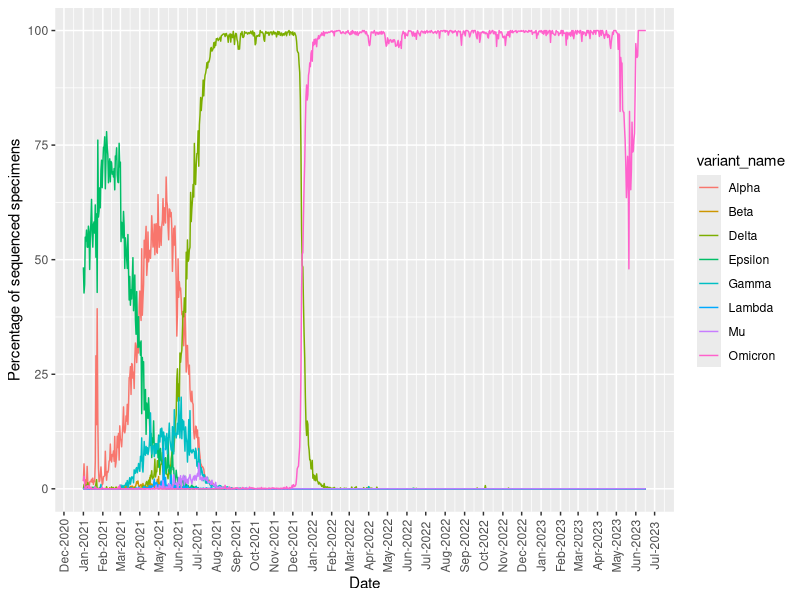

R code for this plot:
## ---- chunk 1
1 + 1
## ---- chunk 2
covid <-read.csv(file = 'covid19_variants.csv')

date = covid[1]
test_date = date[1:8980,]
date_obj = as.Date(test_date)
variant = covid[4]
percentage = covid[6]

df <- data.frame(date = date_obj, values = percentage, variants = variant)
df
## ---- chunk 3
library(lubridate)
library(tidyverse)

final <- df %>%
  group_by(month = lubridate::floor_date(date, "month"),variant_name) %>%
  summarize(summary_variable = mean(percentage))
## ---- chunk 4
df2 <- df[- grep("Other", df$variant_name),]
df3 <- df2[- grep("Total", df2$variant_name),]
## ---- chunk 5
percentage_plot <- ggplot(df3,aes(x = date, y = percentage))

percentage_plot + geom_line(aes(color = variant_name)) + theme(axis.text.x = element_text(angle = 90, vjust = 0.5)) + scale_x_date(date_breaks = "1 month",date_labels = "%b-%Y") +
  labs(x= "Date", y= "Percentage of sequenced specimens")
## ---- chunk 6
#here is the final Q10 file
#Test number 2
